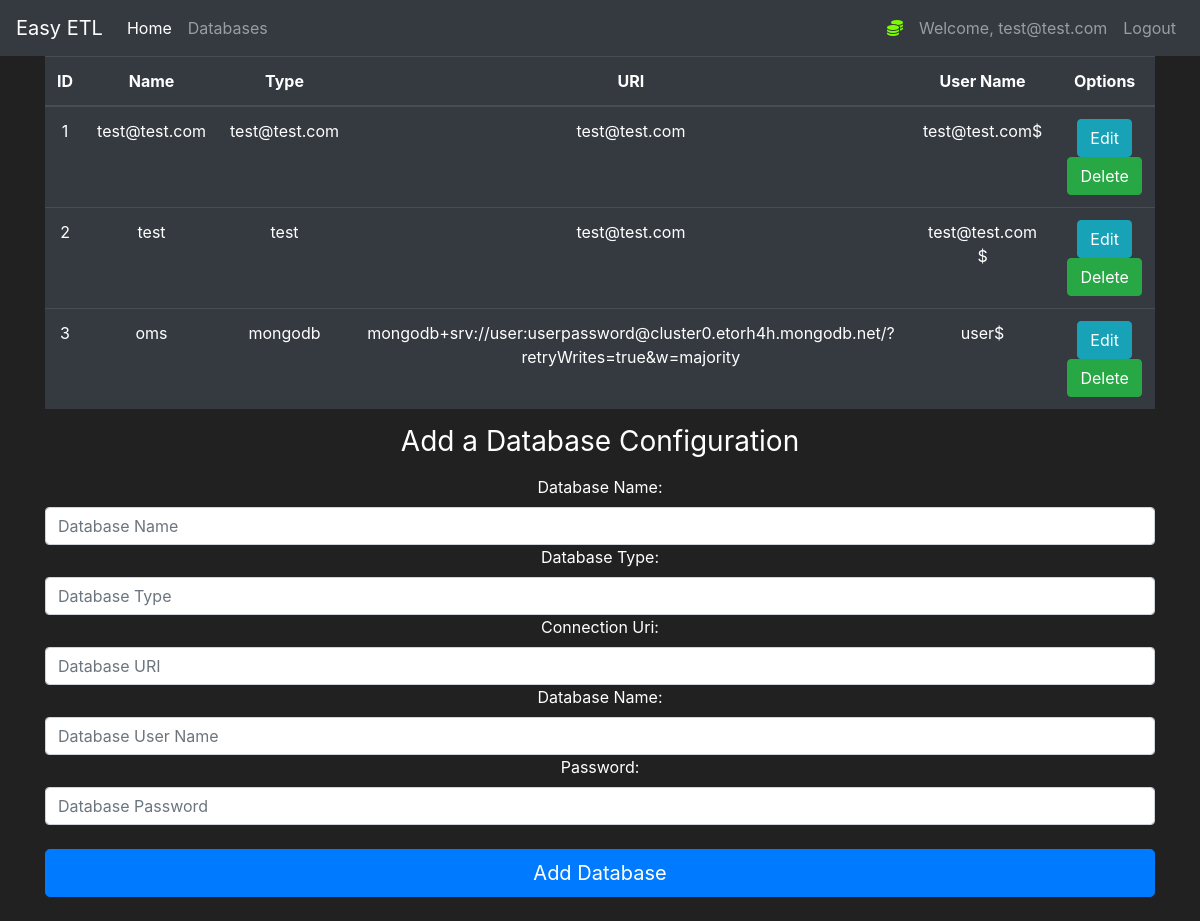
/add_database (signed in), run on the app's committed database.
### manager/models.py (models this page shows, shortened)
class Client(db.Model, UserMixin):
    id = db.Column(db.Integer(), primary_key=True)
    username = db.Column(db.String(length=30), nullable=False, unique=True)
    email_address = db.Column(db.String(length=50), nullable=False, unique=True)
    password_hash = db.Column(db.String(length=60), nullable=False)
    dbs = db.relationship('Databases', backref='owned_user', lazy=True)
    @property
    def password(self):
        return self.password

class Databases(db.Model):
    id = db.Column(db.Integer(), primary_key=True)
    name = db.Column(db.String(length=30), nullable=False, unique=True)
    db_type = db.Column(db.String(length=12), nullable=False, unique=True)
    db_uri = db.Column(db.String(length=1024), nullable=False, unique=True)
    db_username = db.Column(db.String(length=60), nullable=False)
    db_password = db.Column(db.String(length=60), nullable=False)
    connection_test_result = db.Column(db.Boolean, nullable=False)
    tables = db.relationship('Tables', backref='owned_db', lazy=True)
    client_id = db.Column(db.Integer(), db.ForeignKey('client.id'))

### manager/routes.py (the view, shortened to what this page needs)
@app.route('/add_database', methods=['GET', 'POST'])
@login_required
def configurations_page():
    form = AddDBForm()
    items = Databases.query.filter_by(connection_test_result=False)
    return render_template('configurations.html', form=form, items=items)

### manager/forms.py
class AddDBForm(FlaskForm):
    name = StringField(label='Database Name:', validators=[Length(min=2, max=30), DataRequired()])
    type = StringField(label='Database Type:', validators=[Length(min=2, max=30), DataRequired()])
    uri = StringField(label='Connection Uri:', validators=[Length(min=2, max=3000), DataRequired()])
    username = StringField(label='Database Name:', validators=[Length(min=2, max=30), DataRequired()])
    password = PasswordField(label='Password:', validators=[Length(min=6), DataRequired()])
    submit = SubmitField(label='Add Database')

### manager/models.py (called while the page is built)
@login_manager.user_loader
def load_user(user_id):
    return Client.query.get(int(user_id))

### manager/templates/configurations.html (shortened to what this page needs)
{% extends 'base.html' %}
{% block content %}
<body class="text-center">
    <div class="container" width=200px>
        <table class="table table-hover table-dark">
            <thead>
                <tr>
                    <th scope="col">ID</th>
                    <th scope="col">Name</th>
                    <th scope="col">Type</th>
                    <th scope="col">URI</th>
                    <th scope="col">User Name</th>
                    <th scope="col">Options</th>
                </tr>
            </thead>
            <tbody>
                {% for item in items %}
                    <tr>
                        <td>{{ item.id }}</td>
                        <td>{{ item.name }}</td>
                        <td>{{ item.db_type }}</td>
                        <td>{{ item.db_uri }}</td>
                        <td>{{ item.db_username }}$</td>
                        <td>
                            <button class="btn btn-outline btn-info">Edit</button>
                            <button class="btn btn-outline btn-success">Delete</button>
                        </td>
                    </tr>
                {% endfor %}
            </tbody>
        </table>
        <form method="POST" class="form-add-database" style="color:white">
            <h1 class="h3 mb-3 font-weight-normal">
                Add a Database Configuration
            </h1>
            {{ form.name.label() }}
            {{ form.name(class="form-control", placeholder="Database Name") }}
            {{ form.type.label() }}
            {{ form.type(class="form-control", placeholder="Database Type") }}
            {{ form.uri.label() }}
            {{ form.uri(class="form-control", placeholder="Database URI") }}
            {{ form.username.label() }}
            {{ form.username(class="form-control", placeholder="Database User Name") }}
            {{ form.password.label() }}
            {{ form.password(class="form-control", placeholder="Database Password") }}
            <br>
            {{ form.submit(class="btn btn-lg btn-block btn-primary") }}
            <br>
        </form>
    </div>
</body>
{% endblock %}

### manager/templates/base.html (shortened to what this page needs)
<!doctype html>
<html lang="en">
   <head>
      <link rel="stylesheet" href="https://cdn.jsdelivr.net/npm/bootstrap@4.5.3/dist/css/bootstrap.min.css">
   </head>
   <body>
    <nav class="navbar navbar-expand-md navbar-dark bg-dark">
      <a class="navbar-brand" href="#">Easy ETL</a>
      <div class="collapse navbar-collapse" id="navbarNav">
        <ul class="navbar-nav mr-auto">
            <li class="nav-item active">
                <a class="nav-link" href="{{ url_for('home_page') }}">Home <span class="sr-only">(current)</span></a>
            </li>
            <li class="nav-item">
                <a class="nav-link" href="{{ url_for('configurations_page') }}">Databases</a>
            </li>
        </ul>
          {% if current_user.is_authenticated %}
            <ul class="navbar-nav">
                <li class="nav-item">
                    <a class="nav-link" style="color: lawngreen; font-weight: bold">
                        <i class="fas fa-coins"></i>
                    </a>
                </li>
                <li class="nav-item">
                    <a class="nav-link">Welcome, {{ current_user.username }}</a>
                </li>
                <li class="nav-item">
                    <a class="nav-link" href="{{ url_for('logout_page') }}">Logout</a>
                </li>
            </ul>
          {% endif %}
      </div>
    </nav>
      {% block content %}
      {% endblock %}
   </body>
</html>

### manager/templates/base.html (style rules this page uses)
body { background-color: #212121; color: white }

### data on the page
Client: username "test@test.com"
Databases: id "1", name "test@test.com", db_type "test@test.com", db_uri "test@test.com", db_username "test@test.com"
Databases: id "2", name "test", db_type "test", db_uri "test@test.com", db_username "test@test.com"
Databases: id "3", name "oms", db_type "mongodb", db_uri "mongodb+srv://user:userpassword@cluster0.etorh4h.mongodb.net/?retryWrites=true&w=majority", db_username "user"
